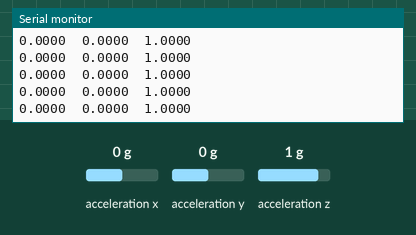
This sketch was run on a simulated Arduino Uno, built with avr-gcc and run on an emulated ATmega328P. Shown: the last lines printed to the serial monitor. The inputs (shaded band) are chosen by the test bench; at power-on: acceleration x 0 g, acceleration y 0 g, acceleration z 1 g.

Above: at 2.2 s.
2.3 s: acceleration x set to -1.4 g
At 3.2 s:
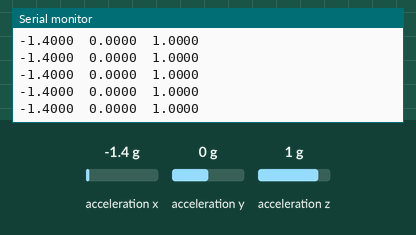
3.8 s: acceleration y set to -1.4 g
At 4.4 s:
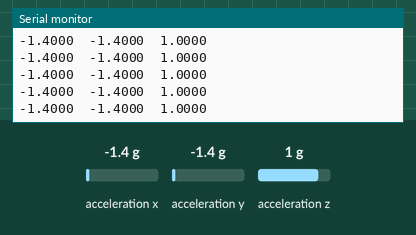
6.8 s: acceleration z set to -1.4 g
At 7.6 s:
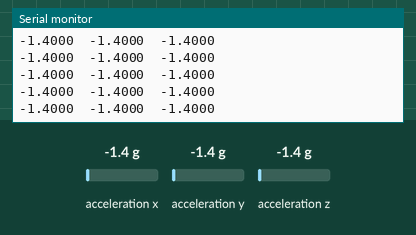

The sketch:

acceleration_with_sparks_fun.ino
```cpp
// (licence header left out)
#include "SparkFunLSM6DS3.h"
#include "Wire.h"
#include "SPI.h"

LSM6DS3 myIMU;  //Default constructor is I2C, addr 0x6B

void setup() {
  // put your setup code here, to run once:
  Serial.begin(9600);
  delay(1000);  //relax...
  Serial.println("Processor came out of reset.\n");

  //Call .begin() to configure the IMU
  myIMU.begin();
}


void loop() {
  //Get all parameters

  // Collect or generate data
  float accelX = myIMU.readFloatAccelX();
  float accelY = myIMU.readFloatAccelY();
  float accelZ = myIMU.readFloatAccelZ();

  // Print data for one iteration in one line
  //Serial.print("X = ");
  Serial.print(accelX, 4);
  Serial.print("\t");
  //Serial.print(" | Y = ");
  Serial.print(accelY, 4);
  Serial.print("\t");
  //Serial.print(" | Z = ");
  Serial.println(accelZ, 4);


/*
  Serial.print("\nAccelerometer:\n");
  Serial.print(" X = ");
  Serial.println(myIMU.readFloatAccelX(), 4);
  Serial.print(" Y = ");
  Serial.println(myIMU.readFloatAccelY(), 4);
  Serial.print(" Z = ");
  Serial.println(myIMU.readFloatAccelZ(), 4);


  Serial.print("\nGyroscope:\n");
  Serial.print(" X = ");
  Serial.println(myIMU.readFloatGyroX(), 4);
  Serial.print(" Y = ");
  Serial.println(myIMU.readFloatGyroY(), 4);
  Serial.print(" Z = ");
  Serial.println(myIMU.readFloatGyroZ(), 4);

  Serial.print("\nThermometer:\n");
  Serial.print(" Degrees C = ");
  Serial.println(myIMU.readTempC(), 4);
  Serial.print(" Degrees F = ");
  Serial.println(myIMU.readTempF(), 4);

 */

  delay(1);
}
```

Measured:
- after the input at 2.3 s, the serial monitor: prints a new line after 0.08 s (image 1)
- after the input at 3.8 s, the serial monitor: prints a new line after 0.09 s (image 2)
- after the input at 6.8 s, the serial monitor: prints a new line after 0.08 s (image 3)
